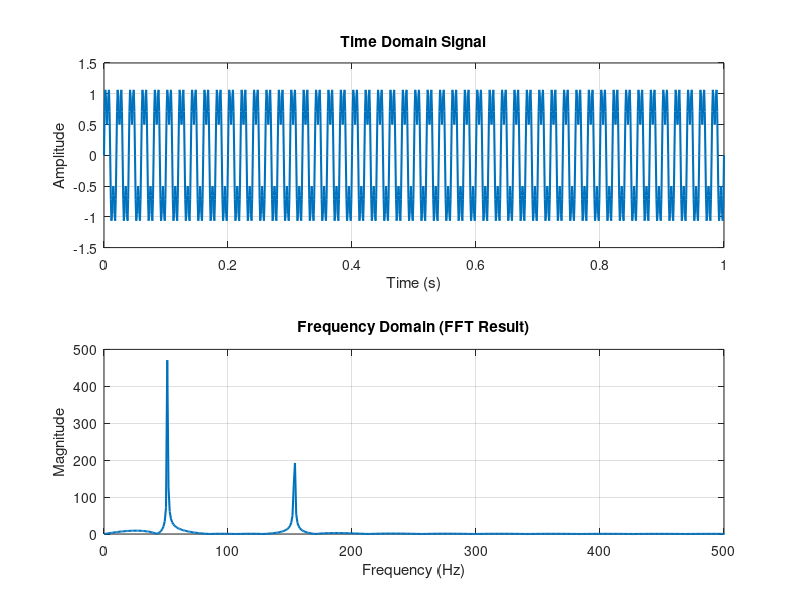

This figure's MATLAB source:
% DTF মূলত ডিজিটাল সিগন্যালকে সময় ডোমেইন থেকে ফ্রিকোয়েন্সি ডোমেইনে রূপান্তর করে।
% এর মাধ্যমে আমরা জানতে পারি— সিগন্যালের মধ্যে কোন কোন ফ্রিকোয়েন্সি উপস্থিত আছে এবং কতটা শক্তিশালী।

% DTF সিগন্যালের ভেতরে থাকা ফ্রিকোয়েন্সি সনাক্ত করে, 
%            Noise অপসারণ, 
%                  ফিল্টার ডিজাইন, 
%                     ভয়েস চিনতে সাহায্য, 
%                          ডেটা কমপ্রেশন এবং টেলিকমিউনিকেশনে ব্যান্ডউইথ ব্যবস্থাপনার জন্য ব্যবহৃত হয়।

clc;                  % Command Window পরিষ্কার করে — পুরানো output মুছে ফেলে
clear;                % Workspace থেকে আগের সব variables মুছে ফেলে
close all;            % আগের সব figure window বন্ধ করে


fs = 1000;            % প্রতি সেকেন্ডে কয়টা sample নেওয়া হবে (Sampling Frequency = 1000 Hz)
t = 0:1/fs:1;         % 0 থেকে 1 সেকেন্ড পর্যন্ত সময়কে ছোট ছোট step-এ ভাগ করে (Time vector তৈরি করে)
f1 = 50;              % প্রথম সাইন তরঙ্গের ফ্রিকোয়েন্সি ৫০ Hz
f2 = 150;             % দ্বিতীয় সাইন তরঙ্গের ফ্রিকোয়েন্সি ১৫০ Hz
x = sin(2*pi*f1*t) + 0.5*sin(2*pi*f2*t);  
                      % দুটি সাইন তরঙ্গ যোগ করা হলো — ২য়টার amplitude অর্ধেক


subplot(2,1,1);       % Figure-কে ২ ভাগে ভাগ করলো — এটা প্রথম প্লট (উপরের অংশ)
plot(t, x, 'LineWidth', 1.5); % Time-domain signal প্লট করা হলো
title('Time Domain Signal');  % উপরে শিরোনাম লেখা
xlabel('Time (s)');           % X-axis এ "Time (s)" লেখা
ylabel('Amplitude');          % Y-axis এ "Amplitude" লেখা
grid on;                      % প্লটে গ্রিড দেখানো হচ্ছে — পড়তে সুবিধা হয়


% FFT
N = length(x);        % সিগন্যালের মোট কতগুলো sample আছে তা বের করা

NFFT = 2^nextpow2(N); % FFT করার জন্য নিকটের 2^n সাইজ নেয়া — এতে FFT দ্রুত হয় (Zero Padding হয়)

X = fft(x, NFFT);             % MATLAB-এর built-in FFT ফাংশন ব্যবহার করে ফ্রিকোয়েন্সি ডোমেইনে রূপান্তর

f = (0:(NFFT/2)-1)*(fs/NFFT);       % Frequency axis তৈরি করা হলো — ০ থেকে fs/2 পর্যন্ত positive frequency

magX = abs(X);        % FFT complex মান দেয় — abs() দিয়ে Magnitude নেওয়া হলো      

mag = magX(1:NFFT/2); % FFT ফলাফলের শুধু প্রথম অর্ধেক রাখা হলো — কারণ বাকিটা Duplicate (Negative freq)

subplot(2,1,2);       % Figure-এর দ্বিতীয় অংশে প্লট করার প্রস্তুতি
plot(f, mag, 'LineWidth', 1.5); % Frequency domain magnitude প্লট
title('Frequency Domain (FFT Result)'); % শিরোনাম
xlabel('Frequency (Hz)');      % X-axis লেবেল
ylabel('Magnitude');           % Y-axis লেবেল
xlim([0 fs/2]);                % 0 থেকে Half sampling rate (Nyquist limit) পর্যন্ত দেখানো
grid on;                       % গ্রিড অন করা — স্পষ্ট বুঝতে



%% Another way      ======> Two-Sided Spectrum + xlim([0 fs/2])
clc;
clear;
close all;

% Time domain signal
fs = 1000;              % Sampling frequency
t = 0:1/fs:1;           % Time vector (1 second)
f1 = 50;                % Frequency component 1
f2 = 150;               % Frequency component 2
x = sin(2*pi*f1*t) + 0.5*sin(2*pi*f2*t);  % Composite signal

subplot(2,1,1);
plot(t, x, 'LineWidth', 1.5);
title('Time Domain Signal');
xlabel('Time (s)');
ylabel('Amplitude');
grid on;

% FFT
N = length(x);          % Number of samples

NFFT = 2^nextpow2(N);

X = fft(x, NFFT);             % Built-in FFT function

f = 0:NFFT-1;     % Frequency axis

magX = abs(X);

% Magnitude Spectrum
subplot(2,1,2);
plot(f, magX, 'LineWidth', 1.5);
title('Frequency Domain (FFT Result)');
xlabel('Frequency (Hz)');
ylabel('Magnitude');
xlim([0 fs/2]);      % Show only positive frequencies
grid on;
